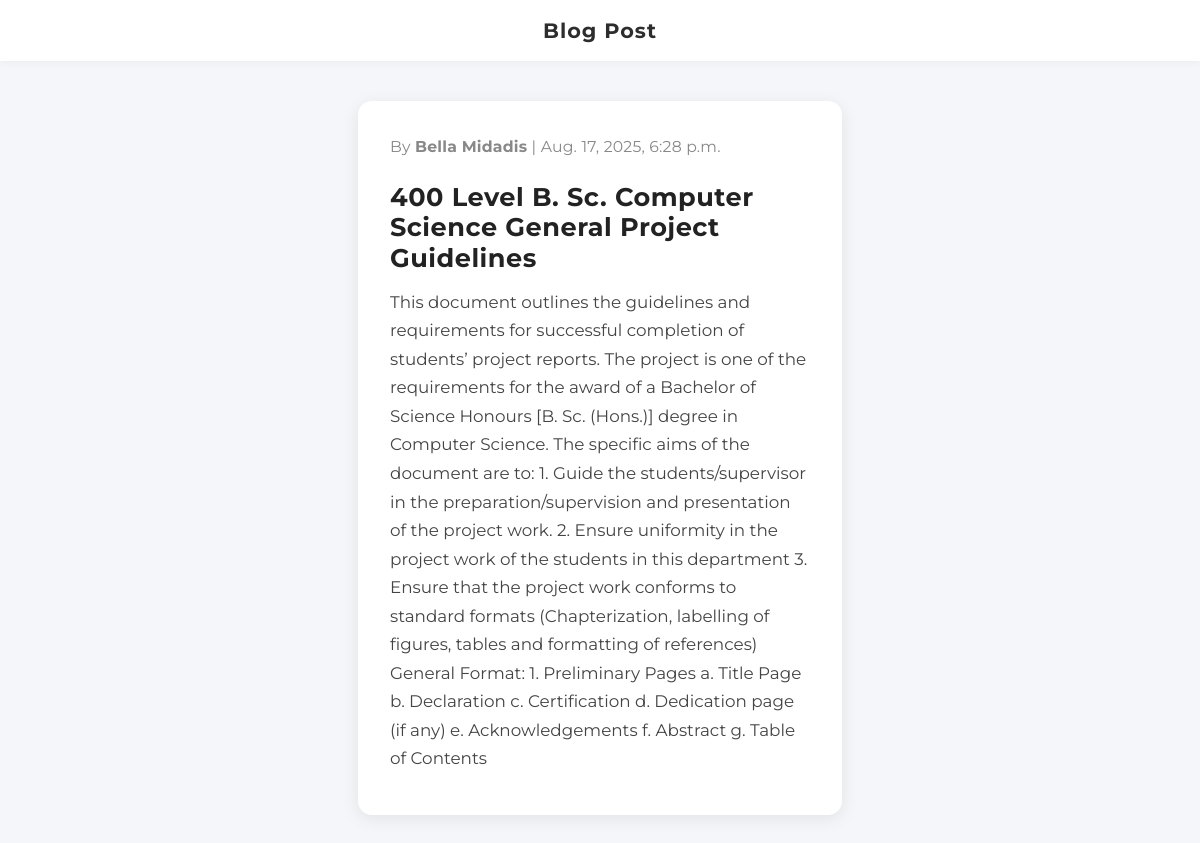
The page /createpost/post/1 on the database its author committed.
### posts/models.py (models this page shows)
class Posts(models.Model):
    title = models.CharField(max_length=100)
    body = models.CharField(max_length=1000000)
    time_at = models.DateTimeField(default=datetime.now, blank=True)

### posts/views.py (the view)
# urls.py: path('post/<str:pk>', views.post, name='post'),
def post(request, pk):
    posts = Posts.objects.get(id=pk)
    return render(request, 'post.html', {'posts':posts})

### templates/post.html (shortened to what this page needs)
<!DOCTYPE html>
<html lang="en">
<head>
</head>
<body>
    <div class="navbar">
        Blog Post
    </div>
    <div class="container">
        <div class="meta">By <strong>Bella Midadis</strong> | {{posts.time_at}}</div>
        <div class="content">
            <h3 class="title">{{posts.title}}</h3>
            <p>{{posts.body}}</p>
        </div>
    </div>
</body>
</html>

### templates/post.html (style rules this page uses)
body { font-family: 'Montserrat', Arial, sans-serif; background: #f5f6fa; margin: 0; padding: 0; min-height: 100vh; display: flex; flex-direction: column; }
.navbar { background: #fff; box-shadow: 0 2px 8px rgba(0,0,0,0.04); padding: 18px 0; text-align: center; font-weight: 700; font-size: 1.3rem; color: #2d2d2d; letter-spacing: 1px; }
.container { max-width: 420px; margin: 40px auto; background: #fff; padding: 36px 32px 28px 32px; border-radius: 14px; box-shadow: 0 4px 18px rgba(0,0,0,0.08); }
.meta { color: #888; font-size: 0.98em; margin-bottom: 18px; text-align: left; letter-spacing: 0.2px; }
.title { color: #222; font-size: 1.6rem; font-weight: 700; margin-bottom: 14px; letter-spacing: 0.5px; line-height: 1.2; }
.content p { color: #444; line-height: 1.7; font-size: 1.05rem; margin: 0 0 14px 0; }

### rows shown on the page
Posts: time_at "Aug. 17, 2025, 6:28 p.m.", title "400 Level B. Sc. Computer Science General Project Guidelines", body "This document outlines the guidelines and requirements for successful completion of students’ project reports. The project is one of the requirements for the award of a Bachelor of Science Honours [B. Sc. (Hons.)] degree in Computer Science. The specific aims of the document are to: 1. Guide the students/supervisor in the preparation/supervision and presentation of the project work. 2. Ensure uniformity in the project work of the students in this department 3. Ensure that the project work conforms to standard formats (Chapterization, labelling of figures, tables and formatting of references) General Format: 1. Preliminary Pages a. Title Page b. Declaration c. Certification d. Dedication…"
